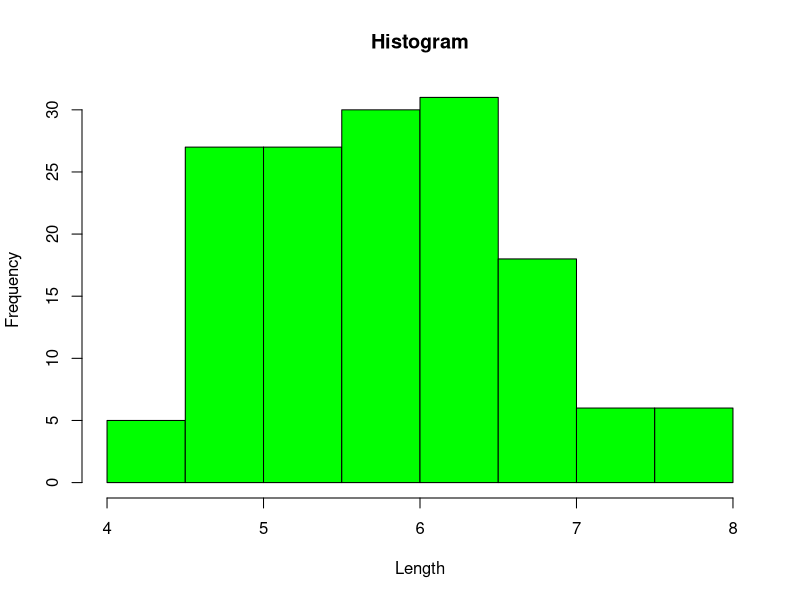

Reproduce this figure in R.
#iris dataset is a built-in dataset in R

data(iris)
head(iris)

#display rows and columns
dim(iris)
names(iris)

summary(iris)

#create histogram of values for sepal length
hist(iris$Sepal.Length,
     col='green',
     main='Histogram',
     xlab='Length',
     ylab='Frequency')
